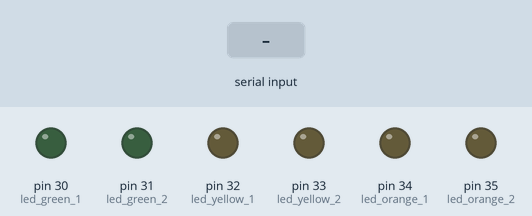
Recording of a sketch running on a simulated Arduino Mega 2560, built with avr-gcc and run on an emulated ATmega2560. On the bench: output pins drawn as LEDs (lit = HIGH). Inputs (shaded band) come from the test bench.

Above: at 6.2 s.
6.3 s: "g" received over the second serial link
At 6.9 s:
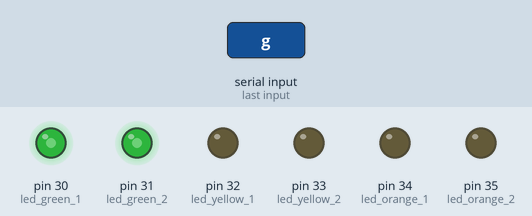
7.8 s: "y" received over the second serial link
At 8.7 s:
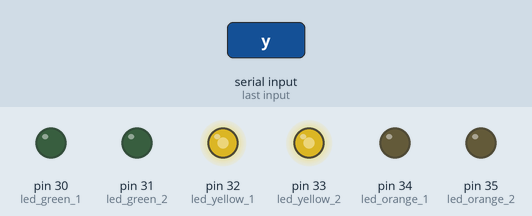
9.3 s: "o" received over the second serial link
At 10.3 s:
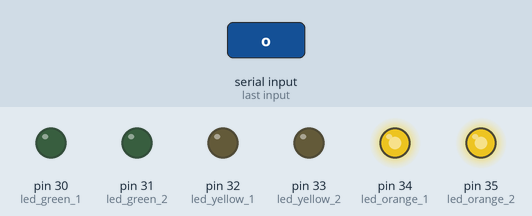
10.8 s: "1" received over the second serial link
At 12.0 s:
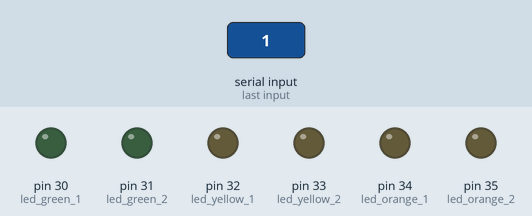
12.3 s: "g" received over the second serial link
At 12.6 s:
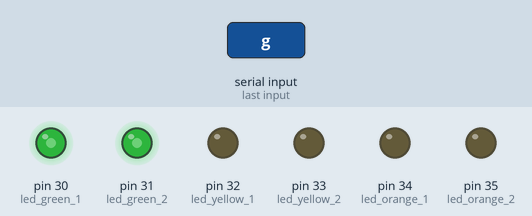
13.8 s: "0" received over the second serial link
At 14.5 s:
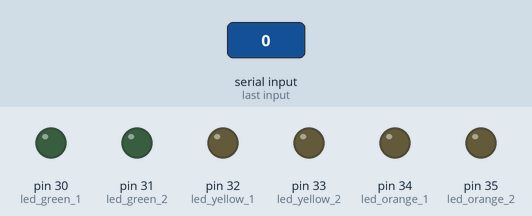
Timing chart, 0 to 16.3 s (numbered marks = the images above; inputs shaded):
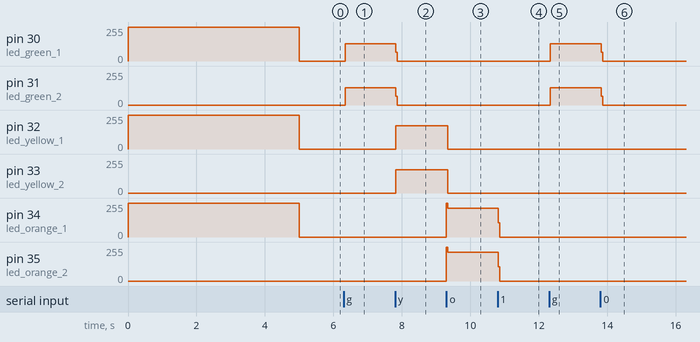

The sketch:

code_bluetoothmetleds_JanHuijghebaert.ino
```cpp
/*
  AUTEUR: Jan Huijghebaert
  BESCHRIJVING: Testen van de Bluetooth-module
*/

int led_green_1 = 30;
int led_green_2 = 31;
int led_yellow_1 = 32;
int led_yellow_2 = 33;
int led_orange_1 = 34;
int led_orange_2 = 35;
char state;
int printtext = 0;

void setup() {
  pinMode(led_green_1, OUTPUT);
  pinMode(led_green_2, OUTPUT);
  pinMode(led_yellow_1, OUTPUT);
  pinMode(led_yellow_2, OUTPUT);
  pinMode(led_orange_1, OUTPUT);
  pinMode(led_orange_2, OUTPUT);
  digitalWrite(led_green_1, HIGH);
  digitalWrite(led_green_2, LOW);
  digitalWrite(led_yellow_1, HIGH);
  digitalWrite(led_yellow_2, LOW);
  digitalWrite(led_orange_1, HIGH);
  digitalWrite(led_orange_2, LOW);
  delay(5000);
  clearLeds();
  Serial1.begin(9600);
}

void loop() {
    if(Serial1.available() > 0)  {
      state = Serial1.read();
      printtext = 1;
    }

    // GREEN
    if(state == 'g')  {
      clearLeds();
      digitalWrite(led_green_1, HIGH);
      digitalWrite(led_green_2, HIGH);
      if(printtext == 1)  {
        Serial1.println("Groene leds aan!");
        printtext = 0;
      }
    // YELLOW
    } else if(state == 'y')  {
      clearLeds();
      digitalWrite(led_yellow_1, HIGH);
      digitalWrite(led_yellow_2, HIGH);
      if(printtext == 1)  {
        Serial1.println("Gele leds aan!");
        printtext = 0;
      }
    } else if(state == 'o')  {
      clearLeds();
      digitalWrite(led_orange_1, HIGH);
      digitalWrite(led_orange_2, HIGH);
      if(printtext == 1)  {
        Serial1.println("Oranje leds aan!");
        printtext = 0;
      }
    } else {
      clearLeds();
      if(printtext == 1)  {
        Serial1.println("Leds uit!");
        printtext = 0;
      }
    }
}

void clearLeds()  {
  digitalWrite(led_green_1, LOW);
  digitalWrite(led_green_2, LOW);
  digitalWrite(led_yellow_1, LOW);
  digitalWrite(led_yellow_2, LOW);
  digitalWrite(led_orange_1, LOW);
  digitalWrite(led_orange_2, LOW);
}
```

Measured:
- after the input at 6.3 s, pin 30 (led_green_1), pin 31 (led_green_2): 0/255 → 131/255 at once
- after the input at 7.8 s, pin 30 (led_green_1), pin 31 (led_green_2): 131/255 → 0/255 at once; pin 32 (led_yellow_1), pin 33 (led_yellow_2): 0/255 → 173/255 at once
- after the input at 9.3 s, pin 32 (led_yellow_1), pin 33 (led_yellow_2): 173/255 → 0/255 at once; pin 34 (led_orange_1): 0/255 → 215/255 at once; pin 35 (led_orange_2): 0/255 → 214/255 at once
- after the input at 10.8 s, pin 34 (led_orange_1): 215/255 → 0/255 at once; pin 35 (led_orange_2): 214/255 → 0/255 at once
- after the input at 12.3 s, pin 30 (led_green_1), pin 31 (led_green_2): 0/255 → 131/255 at once
- after the input at 13.8 s, pin 30 (led_green_1), pin 31 (led_green_2): 131/255 → 0/255 at once
